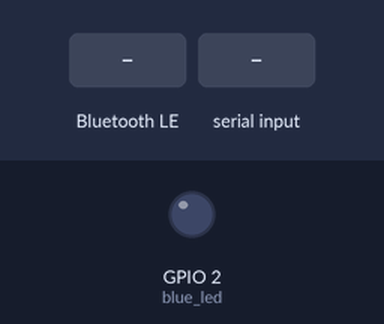
Recording of a program running on a simulated ESP32 board running MicroPython. On the bench: output pins drawn as LEDs (lit = HIGH). Dashed ring = blinking. The inputs (shaded band) are chosen by the test bench. Nothing arrives over Bluetooth unless stated; what the program prints to the serial console is not drawn.

Above: at 0.1 s.
At 4.1 s:
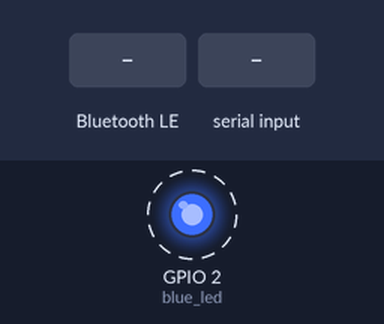
5.1 s: "1" written over Bluetooth
At 5.1 s:
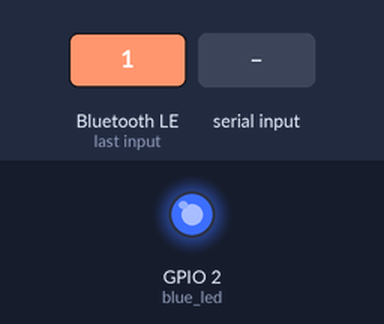
6.6 s: "1\n" received over the second serial link
Timing chart, 0 to 9.6 s (numbered marks = the images above; inputs shaded):
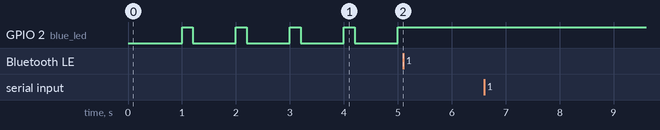

Measured:
- after the input at 5.1 s, GPIO 2 (blue_led): stays HIGH (without the input it goes to LOW after 0.10 s)
- after the input at 6.6 s, every drawn part: stays the same
- by itself, GPIO 2 (blue_led): alternates HIGH for 0.20 s and LOW for 0.80 s

The program:

bluetooth.py
```python
from machine import Pin, Timer
from time import sleep_ms
import ubluetooth
from time import sleep
from ntptime import settime
from machine import RTC, Pin, UART
try:
    import struct
except ImportError:
    import ustruct as struct


class BLE():


    def __init__(self, name):

        self.name = name
        self.ble = ubluetooth.BLE()
        self.ble.active(True)

        self.led = Pin(2, Pin.OUT)
        self.timer1 = Timer(0)
        self.timer2 = Timer(1)

        self.disconnected()
        self.ble.irq(self.ble_irq)
        self.register()
        self.advertiser()
        self.start_receiving = False


    def connected(self):

        self.timer1.deinit()
        self.timer2.deinit()


    def disconnected(self):

        self.timer1.init(period=1000, mode=Timer.PERIODIC, callback=lambda t: self.led(1))
        sleep_ms(200)
        self.timer2.init(period=1000, mode=Timer.PERIODIC, callback=lambda t: self.led(0))


    def ble_irq(self, event, data):

        if event == 1:
            '''Central connected'''
            self.connected()
            self.led(1)

        elif event == 2:
            '''Central disconnected'''
            self.advertiser()
            self.disconnected()

        elif event == 3:
            '''New message received'''

            buffer = self.ble.gatts_read(self.rx)
            message = buffer.decode('UTF-8')[:-1]
            self.start_receiving = not self.start_receiving


    def register(self):

        # Nordic UART Service (NUS)
        NUS_UUID = '6E400001-B5A3-F393-E0A9-E50E24DCCA9E'
        RX_UUID = '6E400002-B5A3-F393-E0A9-E50E24DCCA9E'
        TX_UUID = '6E400003-B5A3-F393-E0A9-E50E24DCCA9E'

        BLE_NUS = ubluetooth.UUID(NUS_UUID)
        BLE_RX = (ubluetooth.UUID(RX_UUID), ubluetooth.FLAG_WRITE)
        BLE_TX = (ubluetooth.UUID(TX_UUID), ubluetooth.FLAG_NOTIFY)

        BLE_UART = (BLE_NUS, (BLE_TX, BLE_RX,))
        SERVICES = (BLE_UART, )
        ((self.tx, self.rx,), ) = self.ble.gatts_register_services(SERVICES)

    def send(self, data):
        self.ble.gatts_notify(0, self.tx, data + '\n')


    def advertiser(self):
        name = bytes(self.name, 'UTF-8')
        self.ble.gap_advertise(100, bytearray('\x02\x01\x02') + bytearray((len(name) + 1, 0x09)) + name)

# test
blue_led = Pin(2, Pin.OUT)
ble = BLE("ESP32")


uart = UART(1, baudrate=9600, tx=12, rx=13, timeout=2000)


def read_data():
    data = uart.read(32)  # read up to 32 bytes
    buffer = []
    if data:
        data = list(data)
        buffer += data

        while buffer and buffer[0] != 0x42:
            buffer.pop(0)

        if len(buffer) > 200:
            buffer = []  # avoid an overrun if all bad data
        if len(buffer) < 32:
            print("buffer less than 32, contains {0}".format(len(buffer)))
            return None

        if buffer[1] != 0x4d:
            buffer.pop(0)
            print("Not found 0x4d on 1st index")
            return None

        frame_len = struct.unpack(">H", bytes(buffer[2:4]))[0]
        if frame_len != 28:
            buffer = []
            print("Frame Length Mismatched")
            return None

        frame = struct.unpack(">HHHHHHHHHHHHHH", bytes(buffer[4:]))

        pm10_standard, pm25_standard, pm100_standard, pm10_env, \
            pm25_env, pm100_env, particles_03um, particles_05um, particles_10um, \
            particles_25um, particles_50um, particles_100um, skip, checksum = frame

        check = sum(buffer[0:30])

        if check != checksum:
            buffer = []
            print("checksum failed")
            return None
        buffer = buffer[32:]
        return [pm10_standard, pm25_standard, pm100_standard,pm10_env, pm25_env, pm100_env]

def skip_reading(n):
    index = 0
    while index < n:
        val = read_data()
        if val:
            index = index + 1


skip_reading(1)

while True:
    sleep(1)

    val = read_data()
    if val:
        pm10_standard, pm25_standard, pm100_standard,pm10_env, pm25_env, pm100_env = val
        if ble.start_receiving:
            ble.send("PM1.0: "+ str(pm10_standard) + "  \n PM2.5: "+ str(pm25_standard)  + "  \n PM10: "+ str(pm100_standard)+ "\n\n\n\n")
    else:
        print(val)
        uart = UART(1, baudrate=9600, tx=12, rx=13, timeout=2000)
```
